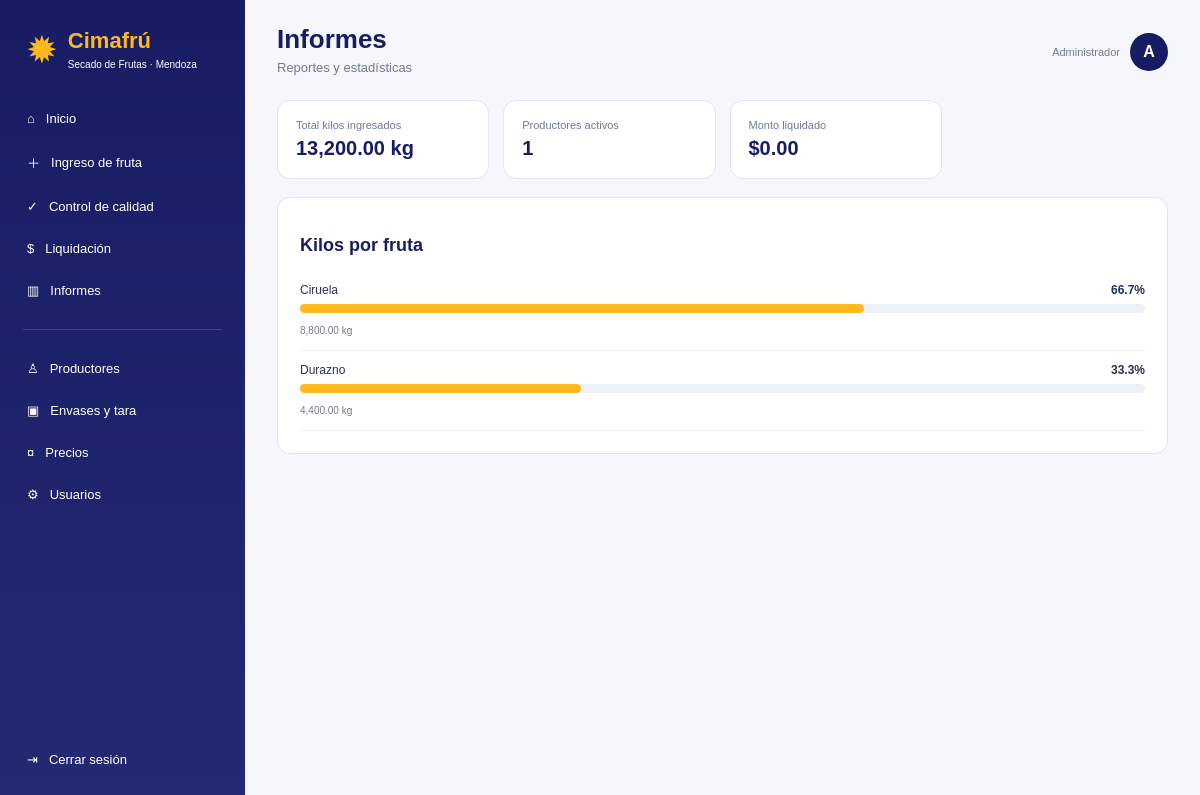
Screenshot of /informes (signed in) with the database file from the repository.
### app.py (models this page shows)
class Usuario(UserMixin,db.Model):
    id=db.Column(db.Integer,primary_key=True); usuario=db.Column(db.String(100),unique=True,nullable=False)
    password=db.Column(db.String(200),nullable=False); nombre=db.Column(db.String(120),default='')
    rol=db.Column(db.String(30),default='general',nullable=False); activo=db.Column(db.Boolean,default=True,nullable=False)

class Vale(db.Model):
    id=db.Column(db.Integer,primary_key=True); numero=db.Column(db.String(50),unique=True,nullable=False); productor_id=db.Column(db.Integer,db.ForeignKey('productor.id'),nullable=False); fecha=db.Column(db.DateTime,default=datetime.utcnow,nullable=False)
    fruta=db.Column(db.String(100),nullable=False); variedad=db.Column(db.String(100),nullable=False); kilos=db.Column(db.Float,nullable=False); calidad=db.Column(db.String(50),nullable=False); precio_kg=db.Column(db.Float,nullable=False); importe=db.Column(db.Float,nullable=False); estado=db.Column(db.String(50),default='Pendiente',nullable=False); liquidacion_id=db.Column(db.Integer,db.ForeignKey('liquidacion.id'))
    productor=db.relationship('Productor',back_populates='vales'); liquidacion=db.relationship('Liquidacion',back_populates='vales')

### app.py (the view)
@app.route('/informes')
@login_required
def informes():
    vales=Vale.query.filter(Vale.estado!='Anulado').all(); total=sum(v.kilos for v in vales); por={}
    for v in vales: por[v.fruta]=por.get(v.fruta,0)+v.kilos
    total2=sum(por.values()) or 1; frutas=[{'nombre':k,'kilos':v,'porcentaje':round(v/total2*100,1)} for k,v in por.items()]; frutas.sort(key=lambda x:x['kilos'],reverse=True)
    return render_template('informes.html',total_kilos=total,total_liquidado=sum(l.total for l in Liquidacion.query.filter_by(estado='Pagada').all()),productores_activos=Productor.query.filter_by(activo=True).count(),frutas=frutas)

### app.py (called while the page is built)
@login_manager.user_loader
def cargar_usuario(uid): return db.session.get(Usuario,int(uid))

@app.template_filter('moneda')
def moneda(v): return f'${float(v or 0):,.2f}'

@app.template_filter('kg')
def kg(v): return f'{float(v or 0):,.2f} kg'

@app.context_processor
def globals_template(): return {'ROLES':ROLES,'FRUTAS':FRUTAS,'VARIEDADES':VARIEDADES}

@app.before_request
def bloquear_inactivos():
    if current_user.is_authenticated and not current_user.activo and request.endpoint not in ('logout','login','static'):
        logout_user(); return redirect(url_for('login'))

### templates/informes.html
{% extends 'base.html' %}{% block title %}Informes{% endblock %}{% block header %}Informes{% endblock %}{% block subtitle %}Reportes y estadísticas{% endblock %}{% block content %}<div class="stat-grid"><div class="stat"><span>Total kilos ingresados</span><strong>{{total_kilos|kg}}</strong></div><div class="stat"><span>Productores activos</span><strong>{{productores_activos}}</strong></div><div class="stat"><span>Monto liquidado</span><strong>{{total_liquidado|moneda}}</strong></div></div><div class="card"><h2>Kilos por fruta</h2>{% for f in frutas %}<div class="bar-row"><div><span>{{f.nombre}}</span><b>{{f.porcentaje}}%</b></div><div class="bar"><i style="width:{{f.porcentaje}}%"></i></div><small>{{f.kilos|kg}}</small></div>{% else %}<p>No hay datos todavía.</p>{% endfor %}</div>{% endblock %}

### templates/base.html (shortened to what this page needs)
<!doctype html><html lang="es"><head><link rel="stylesheet" href="{{ url_for('static',filename='estilos.css') }}"></head><body>
<aside class="sidebar"><div class="brand"><div class="brand-mark">✹</div><div><strong>Cimafrú</strong><small>Secado de Frutas · Mendoza</small></div></div><nav class="nav">
<a href="{{url_for('dashboard')}}">⌂ <span>Inicio</span></a>{% if current_user.rol in ['administrador','general','bascula'] %}<a href="{{url_for('ingreso_fruta')}}">＋ <span>Ingreso de fruta</span></a>{% endif %}{% if current_user.rol in ['administrador','general','calidad'] %}<a href="{{url_for('cola_calidad')}}">✓ <span>Control de calidad</span></a>{% endif %}{% if current_user.rol in ['administrador','general','liquidaciones'] %}<a href="{{url_for('liquidaciones')}}">$ <span>Liquidación</span></a>{% endif %}<a href="{{url_for('informes')}}">▥ <span>Informes</span></a><div class="nav-separator"></div>{% if current_user.rol in ['administrador','general','bascula'] %}<a href="{{url_for('productores')}}">♙ <span>Productores</span></a><a href="{{url_for('envases')}}">▣ <span>Envases y tara</span></a>{% endif %}{% if current_user.rol in ['administrador','general','precios'] %}<a href="{{url_for('precios')}}">¤ <span>Precios</span></a>{% endif %}{% if current_user.rol=='administrador' %}<a href="{{url_for('usuarios')}}">⚙ <span>Usuarios</span></a>{% endif %}</nav><a class="logout" href="{{url_for('logout')}}">⇥ <span>Cerrar sesión</span></a></aside>
<main class="contenido"><header class="topbar"><div><h1>{% block header %}{% endblock %}</h1><p>{% block subtitle %}{% endblock %}</p></div><div class="perfil"><span class="role">{{ ROLES.get(current_user.rol,current_user.rol) }}</span><div class="avatar">{{ current_user.usuario[0]|upper }}</div></div></header>{% block content %}{% endblock %}</main></body></html>

### static/estilos.css (style rules this page uses)
:root { --navy:#171c63;--navy2:#292f7b;--yellow:#ffb91d;--bg:#f5f7fb;--text:#26315f;--muted:#707996;--line:#e1e5ef;--green:#3da45b;--red:#d95c50 }
* { box-sizing:border-box }
body { margin:0;background:var(--bg);font-family:Arial,sans-serif;color:var(--text) }
a { text-decoration:none;color:inherit }
.sidebar { position:fixed;left:0;top:0;bottom:0;width:245px;background:linear-gradient(180deg,var(--navy),#242a72);color:#fff;padding:22px 14px;display:flex;flex-direction:column;z-index:10 }
.brand { display:flex;gap:10px;align-items:center;padding:6px 12px 28px }
.brand-mark { font-size:38px;color:var(--yellow) }
.brand strong { display:block;color:var(--yellow);font-size:22px }
.brand small { font-size:10px }
.nav { display:flex;flex-direction:column;gap:5px }
.nav a,.logout { padding:11px 13px;border-radius:9px;display:flex;gap:11px;align-items:center;font-size:13px }
.nav-separator { height:1px;background:#ffffff28;margin:15px 9px }
.logout { margin-top:auto }
.contenido { margin-left:245px;padding:24px 32px;min-height:100vh }
.topbar { display:flex;justify-content:space-between;align-items:center;margin-bottom:20px }
.topbar h1 { margin:0;color:var(--navy);font-size:26px }
.topbar p { margin:5px 0;color:var(--muted);font-size:13px }
.perfil { display:flex;align-items:center;gap:10px }
.role { font-size:11px;color:var(--muted) }
.avatar { width:38px;height:38px;border-radius:50%;background:var(--navy);color:#fff;display:grid;place-items:center;font-weight:bold }
.stat-grid { display:grid;grid-template-columns:repeat(4,1fr);gap:14px;margin:18px 0 }
.stat,.quick,.card { background:#fff;border:1px solid var(--line);border-radius:13px }
.stat { padding:18px }
.stat span { font-size:11px;color:var(--muted);display:block }
.stat strong { font-size:20px;color:var(--navy);display:block;margin-top:6px }
.card { padding:22px;margin-bottom:16px }
.card h2 { color:var(--navy);font-size:18px }
.bar-row { padding:12px 0;border-bottom:1px solid #edf0f5 }
.bar-row>div:first-child { display:flex;justify-content:space-between;font-size:12px }
.bar { height:9px;background:#edf0f5;border-radius:20px;margin:7px 0 }
.bar i { display:block;height:100%;background:var(--yellow);border-radius:20px }
.bar-row small { color:var(--muted);font-size:10px }

### rows the page displays
Usuario: get "Administrador", usuario "A"
Vale: nombre "Ciruela", porcentaje "66.7", kilos|kg "8,800.00 kg"
Vale: nombre "Durazno", porcentaje "33.3", kilos|kg "4,400.00 kg"

### other values shown
{{ total_kilos|kg }} "13,200.00 kg"
{{ productores_activos }} "1"
{{ total_liquidado|moneda }} "$0.00"
